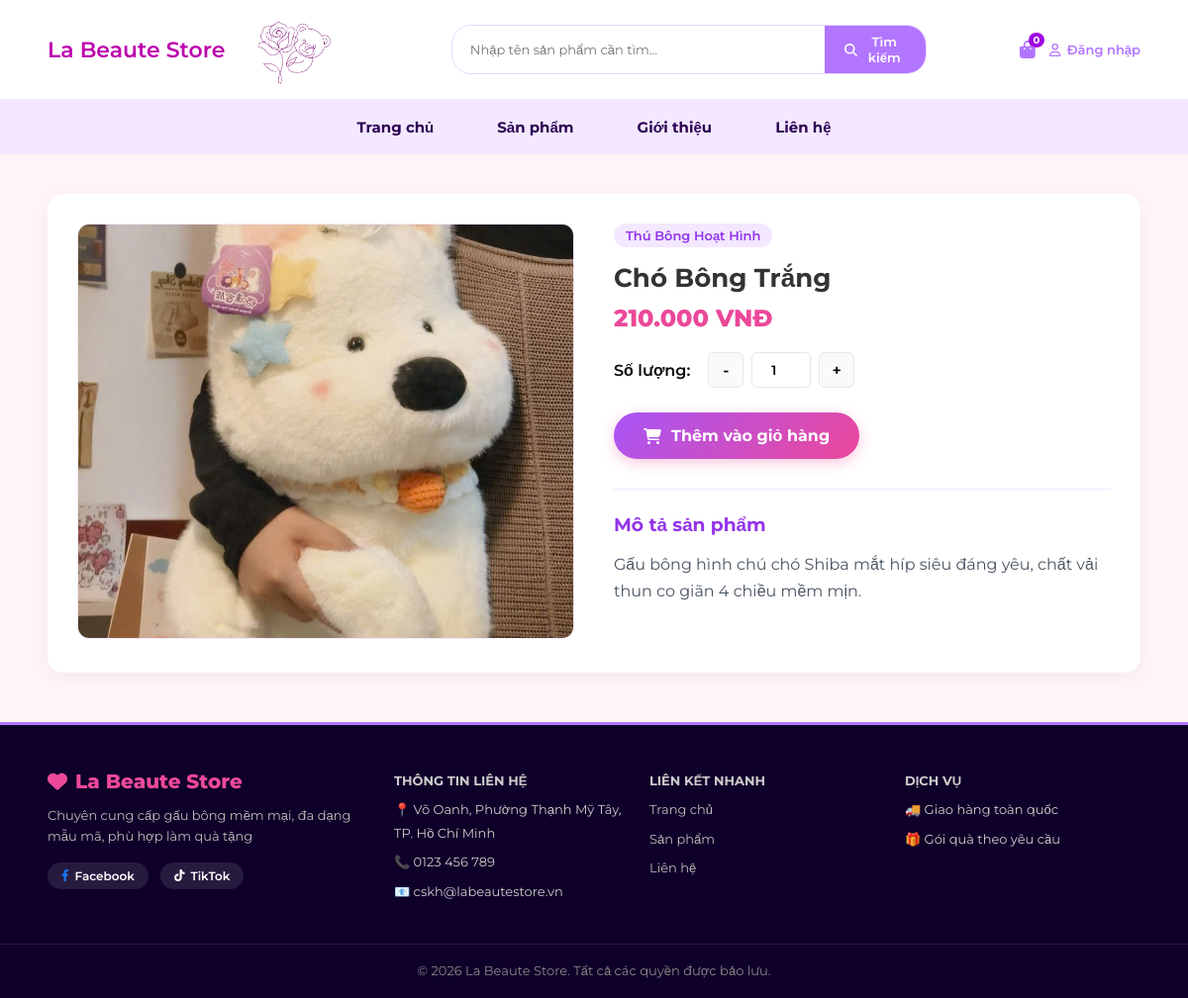
The app's page /product-detail.php?id=9 with its own data.
### tables this page shows
CREATE TABLE IF NOT EXISTS products (
    id INT AUTO_INCREMENT PRIMARY KEY,
    category_id INT NOT NULL,
    name VARCHAR(255) NOT NULL,
    price DECIMAL(10,2) NOT NULL,
    thumbnail VARCHAR(255) NOT NULL,
    description LONGTEXT NULL,
    created_at TIMESTAMP DEFAULT CURRENT_TIMESTAMP,
    FOREIGN KEY (category_id) REFERENCES categories(id) ON DELETE CASCADE
);

CREATE TABLE IF NOT EXISTS categories (
    id INT AUTO_INCREMENT PRIMARY KEY,
    name VARCHAR(100) NOT NULL,
    status TINYINT DEFAULT 1
);

### models/Product.php (called while the page is built, shortened)
<?php
class Product {
    private $conn;
    private $table = "products";
    public function __construct($db_conn) {
        $this->conn = $db_conn;
    }
    public function getProductById($id) {
        $sql = "SELECT p.*, c.name AS category_name
                FROM " . $this->table . " p
                LEFT JOIN categories c ON p.category_id = c.id
                WHERE p.id = :id LIMIT 1";
        $stmt = $this->conn->prepare($sql);
        $stmt->bindParam(':id', $id, PDO::PARAM_INT);
        $stmt->execute();
        return $stmt->fetch(PDO::FETCH_ASSOC);
    }
}

### product-detail.php (the view, shortened to what this page needs)
<?php
if (file_exists(__DIR__ . '/models/Product.php')) {
    require_once __DIR__ . '/models/Product.php';
} elseif (file_exists(__DIR__ . '/Product.php')) {
    require_once __DIR__ . '/Product.php';
}
$database = new Database();
$conn = $database->getConnection();
$id = isset($_GET['id']) ? intval($_GET['id']) : 0;
$product = null;
if ($conn && $id > 0) {
    if (class_exists('Product')) {
        $productModel = new Product($conn);
        if (method_exists($productModel, 'getProductById')) {
            $product = $productModel->getProductById($id);
        }
    }
}
function getProductImagePath($path) {
    if (str_starts_with($path, 'http://') || str_starts_with($path, 'https://') || str_starts_with($path, 'assets/')) {
        return $path;
    }
    return 'assets/uploads/products/' . ltrim($path, '/');
}
$isLoggedIn = isset($_SESSION['user']) || isset($_SESSION['user_id']);
$thumb = $product['thumbnail'] ?? ($product['image'] ?? '');
$mainImageUrl = getProductImagePath($thumb);
?>
<!DOCTYPE html>
<html lang="vi">
<head>
    <link rel="stylesheet" href="assets/css/style.css">
    <link rel="stylesheet" href="https://cdnjs.cloudflare.com/ajax/libs/font-awesome/6.4.0/css/all.min.css">
</head>
<body>
    <?php include("includes/header.php"); ?>
    <div class="container">
        <div class="detail-card">
            <div class="main-img-box">
                <img id="mainImg" src="<?php echo htmlspecialchars($mainImageUrl); ?>"
                    onerror="this.src='https://via.placeholder.com/450x450?text=No+Image';"
                    alt="<?php echo htmlspecialchars($product['name']); ?>">
            </div>
            <div class="product-info">
                <?php if (!empty($product['category_name'])): ?>
                <span class="category-badge"><?php echo htmlspecialchars($product['category_name']); ?></span>
                <?php endif; ?>
                <h1><?php echo htmlspecialchars($product['name']); ?></h1>
                <div class="detail-price">
                    <?php echo number_format($product['price'], 0, ',', '.'); ?> VNĐ
                </div>
                <form action="cart.php?action=add" method="POST" id="cartForm">
                    <div class="quantity-wrapper">
                        <label style="font-weight: 600; margin-right: 10px;">Số lượng:</label>
                        <button type="button" class="btn-qty" id="btnMinus">-</button>
                        <input type="number" name="quantity" id="inputQty" class="input-qty" value="1" min="1">
                        <button type="button" class="btn-qty" id="btnPlus">+</button>
                    </div>
                    <?php if ($isLoggedIn): ?>
                    <button type="submit" name="add_to_cart" class="btn-add-cart-detail">
                        <i class="fa-solid fa-cart-shopping"></i> Thêm vào giỏ hàng
                    </button>
                    <?php else: ?>
                    <a href="login.php?redirect=<?php echo urlencode('product-detail.php?id=' . $product['id']); ?>"
                        onclick="alert('Vui lòng đăng nhập trước khi thêm sản phẩm vào giỏ!');"
                        class="btn-add-cart-detail">
                        <i class="fa-solid fa-cart-shopping"></i> Thêm vào giỏ hàng
                    </a>
                    <?php endif; ?>
                </form>
                <div class="desc-box">
                    <h3 style="color: #9333ea; margin-bottom: 10px;">Mô tả sản phẩm</h3>
                    <div>
                        <?php echo nl2br(htmlspecialchars($product['description'] ?? 'Chưa có mô tả cho sản phẩm này.')); ?>
                    </div>
                </div>
            </div>
        </div>
    </div>
    <?php include("includes/footer.php"); ?>
</body>
</html>

### assets/css/style.css (style rules this page uses)
:root { --primary-purple: #b275ff; --dark-purple: #0f0029; --light-purple: #f3e8ff; --bg-pink: #fff5f7; --gradient-btn: linear-gradient(135deg, #a855f7, #ec4899); --gradient-title: linear-gradient(90deg, #ec4899, #a855f7); --text-color: #0c0c0c; --border-color: #fce7f3; }
* { box-sizing: border-box; margin: 0; padding: 0; font-family: "Montserrat", sans-serif; }
body { background-color: var(--bg-pink); color: var(--text-color); }
.container { width: 92%; max-width: 1200px; margin: 0 auto; }
body { background-color: #fff5f7; font-family: "Montserrat", Arial, sans-serif; margin: 0; padding: 0; }

### product-detail.php (style rules this page uses)
.detail-card { display: grid; grid-template-columns: 1fr 1fr; gap: 40px; background: #fff; padding: 30px; border-radius: 16px; box-shadow: 0 4px 20px rgba(0, 0, 0, 0.05); margin: 40px auto; }
.main-img-box img { width: 100%; height: 420px; object-fit: cover; border-radius: 12px; border: 1px solid #f3e8ff; transition: all 0.3s ease; }
.product-info h1 { font-size: 26px; color: #333; margin-bottom: 10px; }
.category-badge { display: inline-block; background: #f3e8ff; color: #9333ea; padding: 4px 12px; border-radius: 20px; font-size: 13px; font-weight: 600; margin-bottom: 15px; }
.detail-price { font-size: 24px; font-weight: 800; color: #ec4899; margin-bottom: 20px; }
.quantity-wrapper { display: flex; align-items: center; gap: 8px; margin-bottom: 25px; }
.btn-qty { width: 36px; height: 36px; border: 1px solid #e5e7eb; background: #f9fafb; border-radius: 6px; font-size: 16px; font-weight: 600; cursor: pointer; transition: all 0.2s; }
.input-qty { width: 60px; height: 36px; text-align: center; border: 1px solid #e5e7eb; border-radius: 6px; font-weight: 600; }
.btn-add-cart-detail { display: inline-flex; align-items: center; justify-content: center; gap: 10px; background: linear-gradient(135deg, #a855f7, #ec4899); color: #fff; border: none; padding: 14px 30px; font-size: 16px; font-weight: 700; border-radius: 30px; cursor: pointer; text-decoration: none; box-shadow: 0 4px 14px rgba(236, 72, 153, 0.3); transition: all 0.3s; }
.desc-box { margin-top: 30px; padding-top: 20px; border-top: 1px solid #f3e8ff; color: #4b5563; line-height: 1.7; }

### records on screen
products: thumbnail (picture), category.name "Thú Bông Hoạt Hình", name "Chó Bông Trắng", price "210.000", description "Gấu bông hình chú chó Shiba mắt híp siêu đáng yêu, chất vải thun co giãn 4 chiều mềm mịn."

### other values on screen
$cart_count "0"
